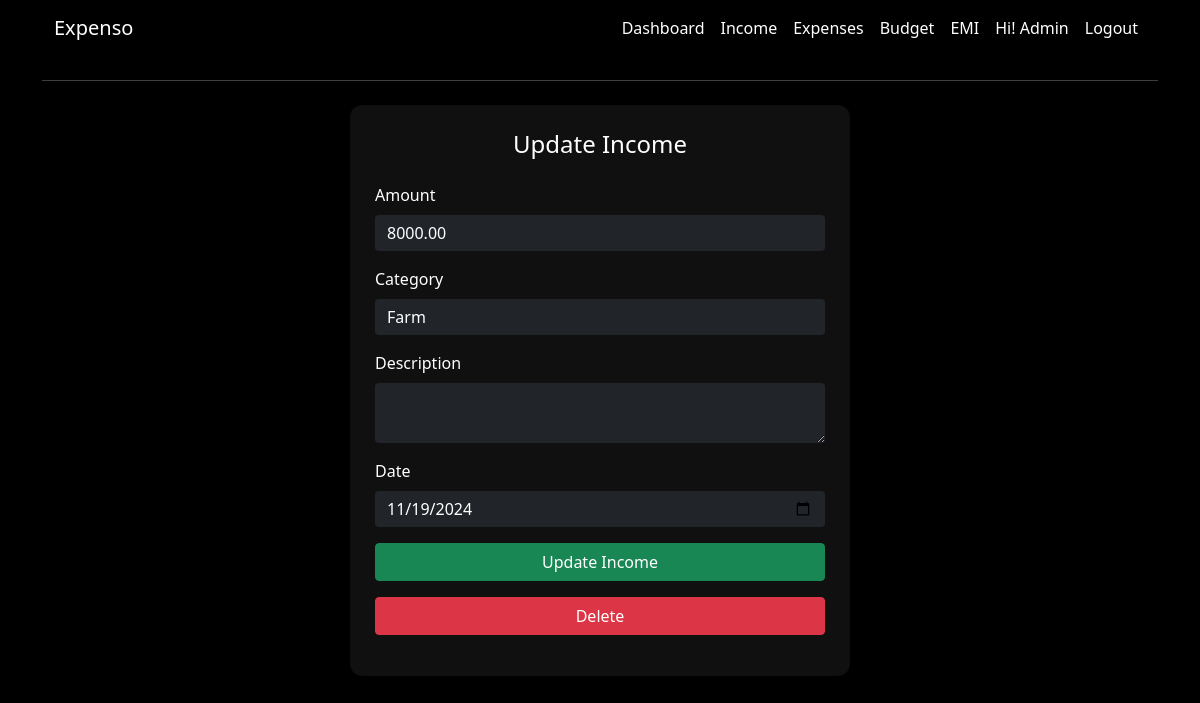
The page /income/update/2 (signed in) on the database its author committed.
### app/models.py (models this page shows, shortened)
class User(AbstractBaseUser, PermissionsMixin):
    email = models.EmailField(
        verbose_name="email address",  # Human-readable name for email
        max_length=255,  # Maximum length for the email field
        unique=True,  # Ensures email is unique
    )
    username = models.CharField(max_length=50, unique=True, blank=True, null=True)  # Optional username field
    name = models.CharField(max_length=50)
    phone = models.CharField(max_length=10)
    is_active = models.BooleanField(default=True)  # Defaults to active
    is_admin = models.BooleanField(default=False)
    objects = UserManager()
    USERNAME_FIELD = "email"
    REQUIRED_FIELDS = ["name", "phone", "username"]

class Income(models.Model):
    user = models.ForeignKey(  # Foreign key to associate income records with a user.
        User,  # Refers to the User model.
        on_delete=models.CASCADE,  # Deletes income records if the associated user is deleted.
        related_name='income'  # Allows reverse querying using 'income' on the User model.
    )
    amount = models.DecimalField(  # Field to store the income amount.
        max_digits=10,  # Maximum number of digits in the amount (including decimal places).
        decimal_places=2  # Number of digits after the decimal point (e.g., 12345.67).
    )
    category = models.ForeignKey(  # Foreign key to associate the income with a category.
        Category,  # Refers to the Category model.
        on_delete=models.CASCADE,  # Deletes income records if the associated category is deleted.
        limit_choices_to={'category_type': 'Income'},  # Limits category choices to "Income" type.
        related_name='income'  # Allows reverse querying using 'income' on the Category model.
    )
    description = models.TextField(  # Field to store an optional description for the income.
        blank=True,  # Allows this field to be left empty in forms.
        null=True  # Allows this field to store NULL values in the database.
    )
    date = models.DateField()  # Field to store the date of the income.
    created_at = models.DateTimeField(  # Field to store when the income record was created.
        auto_now_add=True  # Automatically sets the current timestamp when created.
    )

class Category(models.Model):
    INCOME = 'Income'  # Constant for the "Income" category type.
    EXPENSE = 'Expense'  # Constant for the "Expense" category type.
    CATEGORY_TYPES = [  # A list of choices for the 'category_type' field.
        (INCOME, 'Income'),  # First choice is "Income".
        (EXPENSE, 'Expense'),  # Second choice is "Expense".
    ]
    user = models.ForeignKey(  # Foreign key to associate categories with a user.
        User,  # Refers to the User model.
        on_delete=models.CASCADE,  # Deletes categories when the user is deleted.
        blank=True,  # Allows this field to be left empty.
        null=True,  # Allows this field to store NULL values.
        related_name='categories'  # Allows reverse querying using 'categories' on the User model.
    )
    name = models.CharField(  # Field for the category name.
        max_length=50,  # Maximum length of the name is 50 characters.
    )
    category_type = models.CharField(  # Field for the type of category (Income or Expense).
        max_length=10,  # Maximum length of the category type is 10 characters.
        choices=CATEGORY_TYPES  # Limits the field to predefined choices (Income/Expense).
    )
    created_at = models.DateTimeField(  # Field to store when the category was created.
        auto_now_add=True  # Automatically sets the current timestamp when created.
    )

### app/views.py (the view, shortened to what this page needs)
# urls.py: path('income/update/<int:id>', views.income_update_view, name='income-update'),
@login_required(login_url='login')
def income_update_view(request, id):
    income = get_object_or_404(Income, user=request.user, id=id)
    income_categories = request.user.categories.filter(category_type='Income')
    return render(request, 'income/income_update.html', context={'income':income,'income_categories':income_categories})

### app/templates/income/income_update.html (shortened to what this page needs)
{% extends 'base.html' %}
{% load static %}
{% block content %}
<hr class="my-4">
<div class="d-flex justify-content-center align-items-center mb-5">
    <div class="card text-white shadow-sm p-4" style="width: 100%; max-width: 500px;">
        <h4 class="text-center mb-4">Update Income</h4>
        <form method="POST">
            <div class="mb-3">
                <label class="form-label">Amount</label>
                <input type="number" step="0.01" name="amount" value="{{income.amount}}" class="form-control bg-dark text-white border-0 rounded" required>
            </div>
            <div class="mb-3">
                <label class="form-label">Category</label>
                <select name="category" class="form-control bg-dark text-white border-0 rounded" required>
                    {% for category in income_categories %}
                    <option value="{{ category.id }}" {% if income.category.id == category.id %}selected{% endif %}>
                        {{ category.name }}
                    </option>
                    {% endfor %}
                </select>
            </div>
            <div class="mb-3">
                <label class="form-label">Description</label>
                <textarea name="description" class="form-control bg-dark text-white border-0 rounded">{{income.description}}</textarea>
            </div>
            <div class="mb-3">
                <label class="form-label">Date</label>
                <input type="date" name="date" value="{{income.date|date:'Y-m-d'}}" class="form-control bg-dark text-white border-0 rounded" required>
            </div>
            <button type="submit" class="btn btn-success mb-3 w-100">Update Income</button>
            <a href="{% url 'income-delete' income.id %}" class="btn btn-danger mb-3 w-100">Delete</a>
        </form>
    </div>
</div>
{% endblock %}

### app/templates/navbar.html (shortened to what this page needs)
<nav class="navbar navbar-expand-lg" style="background-color: #000;">
  <div class="container-fluid">
    <a class="navbar-brand text-white" href="{% url 'home' %}">Expenso</a>
    <div class="collapse navbar-collapse" id="navbarTogglerDemo02">
      <ul class="navbar-nav ms-auto mb-2 mb-lg-0">
          <li class="nav-item">
            <a class="nav-link text-white" href="{% url 'dashboard' %}">Dashboard</a>
          </li>
          <li class="nav-item">
            <a class="nav-link text-white" href="{% url 'income' %}">Income</a>
          </li>
          <li class="nav-item">
            <a class="nav-link text-white" href="{% url 'expenses' %}">Expenses</a>
          </li>
          <li class="nav-item">
            <a class="nav-link text-white" href="{% url 'budgets' %}">Budget</a>
          </li>
          <li class="nav-item">
            <a class="nav-link text-white" href="{% url 'emi' %}">EMI</a>
          </li>
          <li class="nav-item">
            <a class="nav-link text-white" href="#">Hi! {{request.user.username | capfirst}}</a>
          </li>
          {% if request.user.is_authenticated %}
          <li class="nav-item">
            <a class="nav-link text-white" href="{% url 'logout' %}">Logout</a>
          </li>
          {% endif %}
      </ul>
    </div>
  </div>
</nav>

### app/templates/base.html (style rules this page uses)
.card { background-color: #111010 !important; border-radius: 12px !important; }

### rows shown on the page
User: user.username "Admin"
Income: amount "8000.00", category "Farm", date "11/19/2024"
